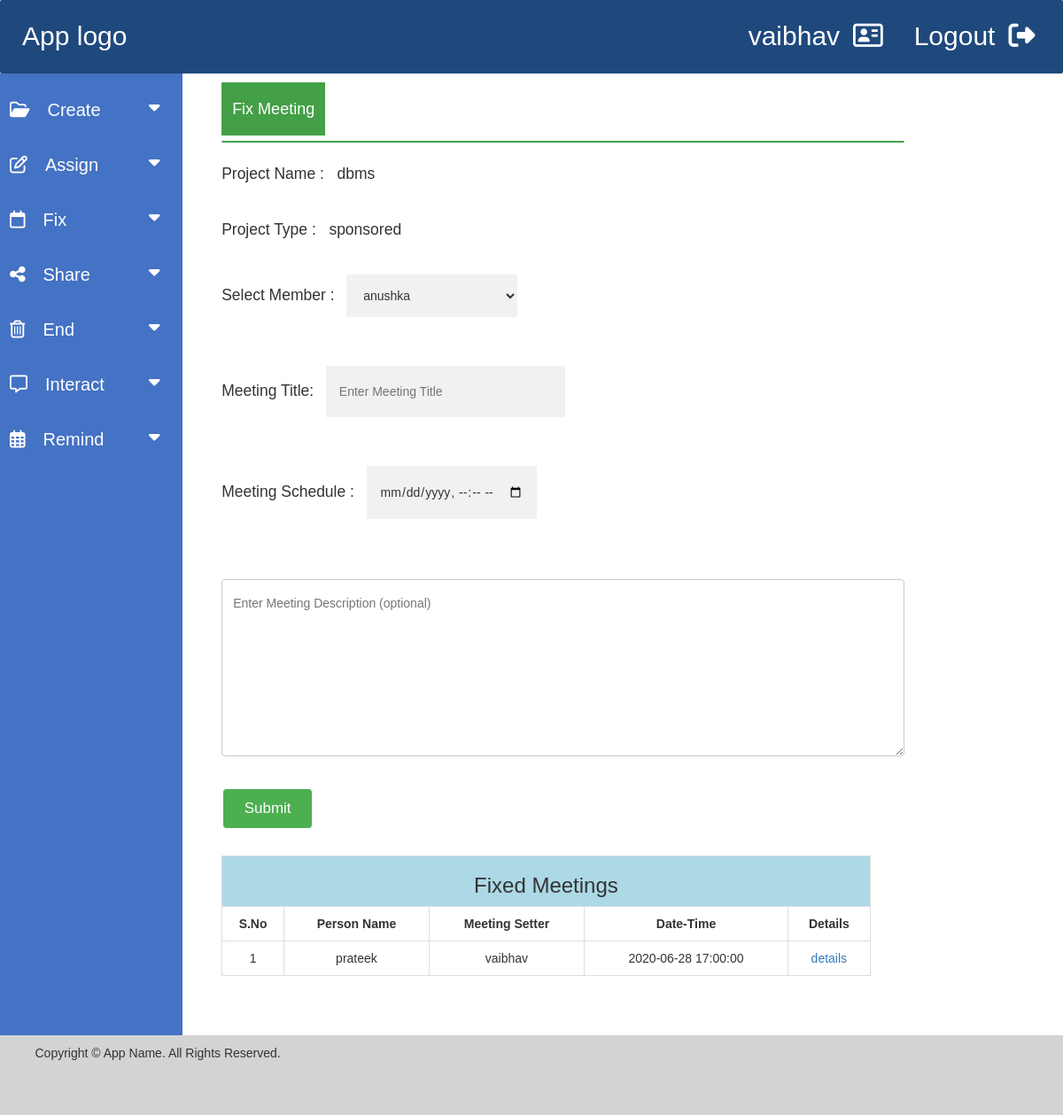
The app's page /fixmeeting.php?rn=22 (signed in), older data.
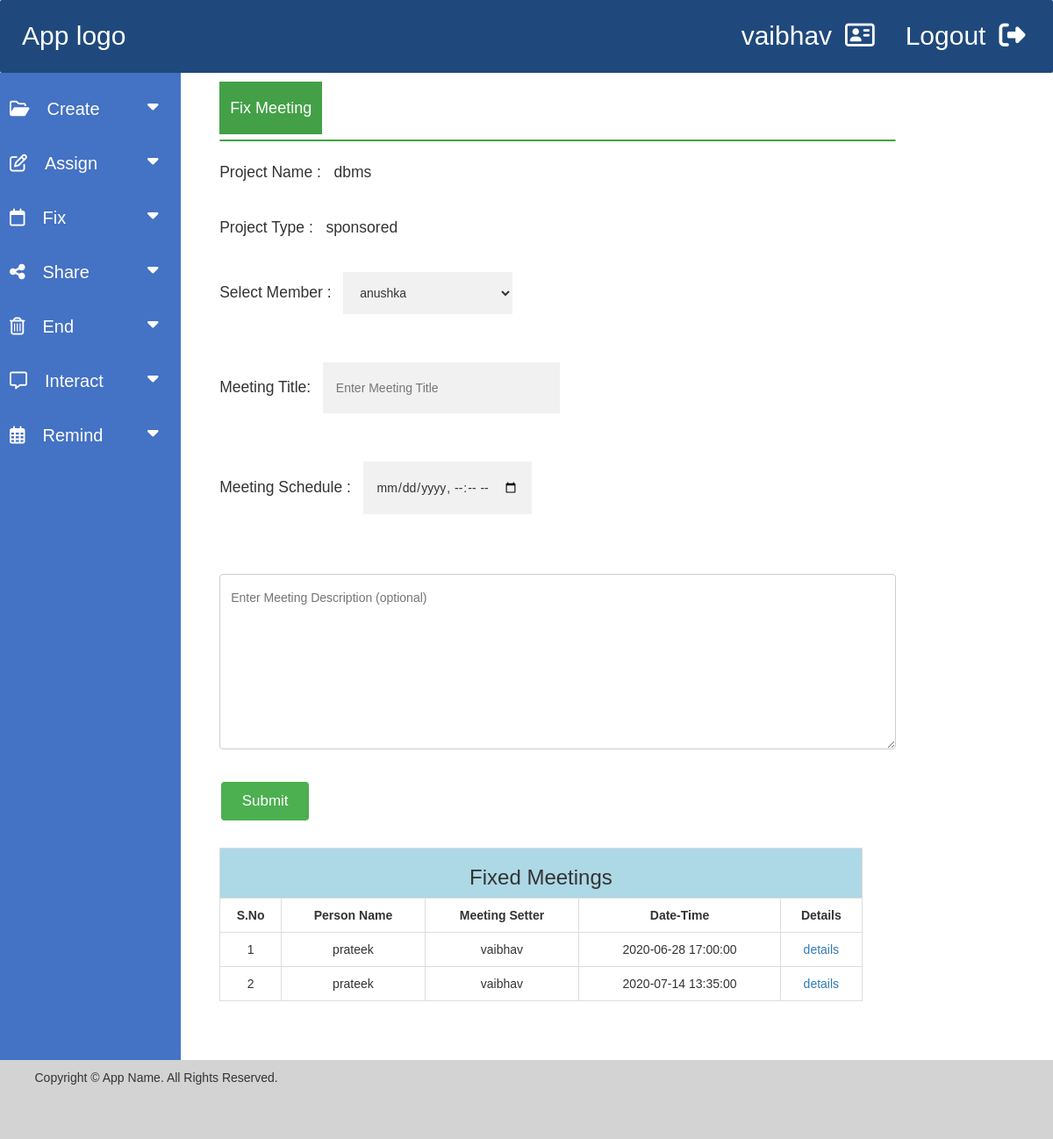
The same page, newer data.
### tables this page shows
CREATE TABLE `projects` (
  `id` int NOT NULL,
  `projectname` varchar(255) DEFAULT NULL,
  `projecttype` varchar(255) DEFAULT NULL,
  `projectdesc` text,
  `projectdate` date DEFAULT NULL,
  `userid` int DEFAULT NULL
);

CREATE TABLE `fixmeeting` (
  `id` int NOT NULL,
  `projectid` int NOT NULL,
  `meetingtitle` varchar(255) NOT NULL,
  `meetingdatetime` datetime NOT NULL,
  `meetingdesc` text NOT NULL,
  `username` varchar(255) NOT NULL,
  `setter` varchar(255) NOT NULL,
  `mom` text
);

### fixmeeting.php (the view, shortened to what the changed rows need)
<?php
include_once 'source/db_connect.php';
$projectid = $_GET['rn'];
$sno = 1;
$query = "select * from fixmeeting where projectid = $projectid";
$result_display_fixedmeeting =$conn->prepare($query);
$result_display_fixedmeeting->execute();
$projectid = $_GET['rn'];
?>
<!DOCTYPE html>
<html lang="en">
<head>
  <link rel="stylesheet" href="https://maxcdn.bootstrapcdn.com/bootstrap/3.4.1/css/bootstrap.min.css">
<link rel="stylesheet" href="landingpage.css">
<link rel="stylesheet" href="https://cdnjs.cloudflare.com/ajax/libs/font-awesome/4.7.0/css/font-awesome.min.css">
<link rel="stylesheet" href="font-awesome.css">
</head>
<body>
<div class="row">
<div class="main" id="main">
  <div class="maincontent">
    <button class="topbutton">Fix Meeting</button>
    <hr class="new1">
    <div style="font-size:17.5px;">
    <b style="font-size:17.5px; font-weight:100;">Project Name : &nbsp</b>
    <?php
      $query = "select * from projects where id = $projectid";
      $result_project =$conn->prepare($query);
      $result_project->execute();
      while($rows=$result_project->fetch(PDO::FETCH_ASSOC)){
        echo $rows['projectname'];
      }
    ?>
    </div><br>
    <div style="font-size:17.5px;">
    <b style="font-size:17.5px; font-weight:100;">Project Type : &nbsp </b>
    <?php
      $query = "select * from projects where id = $projectid";
      $result_project =$conn->prepare($query);
      $result_project->execute();
      while($rows=$result_project->fetch(PDO::FETCH_ASSOC)){
        echo $rows['projecttype'];
      }
    ?>
    </div><br>
    <div>
    <form action="" method="POST">
    </div> <br>
    <div>
    <label style="font-size:17.5px; font-weight:100;">Meeting Title: &nbsp </label>
    <input style="width: 35%; padding: 15px; margin: 5px 0 22px 0; border: none; background: #f1f1f1;" for="meetingtitle" type="text" placeholder="Enter Meeting Title" name="meetingtitle" required>
    </div><br>
    <div>
    <label style="font-size:17.5px; font-weight:100;">Meeting Schedule : &nbsp  </label>
    <input style="width: 25%; padding: 15px; margin: 5px 0 22px 0; border: none; background: #f1f1f1;" for="meetingdatetime" type="datetime-local" name="meetingdatetime" required>
    </div><br>
    <div>
   <textarea for="meetingdesc" name="meetingdesc" id="meetingdesc" class="projectdescription" placeholder="Enter Meeting Description (optional)" style="height:200px"></textarea>
    </div><br>
    <input type="submit" name="projectup-btn" class="btn" value="Submit">
    <div>
    <table style="width:95%; border: 1px solid #ddd;">
      <tr style="background-color:lightblue;">
        <th colspan="6" style="text-align:center;"><h3>Fixed Meetings </h3></th>
      </tr>
      <tr>
        <th style="padding:5px; border: 1px solid #ddd; text-align:center;">S.No</th>
        <th style="padding:5px; border: 1px solid #ddd; text-align:center;">Person Name</th>
        <th style="padding:5px; border: 1px solid #ddd; text-align:center;">Meeting Setter</th>
        <th style="padding:5px; border: 1px solid #ddd; text-align:center;">Date-Time</th>
        <th style="padding:5px; border: 1px solid #ddd; text-align:center;">Details</th>
      </tr>
      <?php
        while($rows=$result_display_fixedmeeting->fetch(PDO::FETCH_ASSOC)){
            echo "
            <tr>
            <td style=\"padding:5px; text-align:center; border: 1px solid #ddd;\">".$sno."</td>
            <td style=\"padding:5px; text-align:center; border: 1px solid #ddd;\">".$rows['username']."</td>
            <td style=\"padding:5px; text-align:center; border: 1px solid #ddd;\">".$rows['setter']."</td>
            <td style=\"padding:5px; text-align:center; border: 1px solid #ddd;\">".$rows['meetingdatetime']."</td>
            <td style=\"padding:5px; text-align:center; border: 1px solid #ddd;\"><a href = 'fixedmeetingdetails.php?rn=$rows[id]'>details</td>
            </tr>
            ";
            $sno++;
        }
        ?>
    </table>
    </div><br>
  <br>
</div>
</div>
</div>
</body>
</html>

Row changes from the older to the newer data that the page shows:
added fixmeeting: username "prateek", setter "vaibhav", meetingdatetime "2020-07-14 13:35:00"
